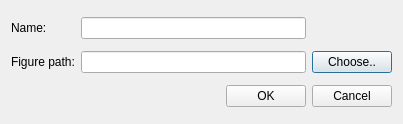
<?xml version="1.0" encoding="UTF-8"?>
<ui version="4.0">
 <class>addDialog</class>
 <widget class="QDialog" name="addDialog">
  <property name="geometry">
   <rect>
    <x>0</x>
    <y>0</y>
    <width>403</width>
    <height>124</height>
   </rect>
  </property>
  <property name="windowTitle">
   <string>Dialog</string>
  </property>
  <layout class="QGridLayout" name="gridLayout">
   <item row="0" column="0">
    <widget class="QLabel" name="label">
     <property name="text">
      <string>Name:</string>
     </property>
    </widget>
   </item>
   <item row="0" column="1" colspan="2">
    <widget class="QLineEdit" name="NameEdit"/>
   </item>
   <item row="1" column="0">
    <widget class="QLabel" name="label_2">
     <property name="text">
      <string>Figure path:</string>
     </property>
    </widget>
   </item>
   <item row="1" column="1" colspan="2">
    <widget class="QLineEdit" name="PathEdit"/>
   </item>
   <item row="1" column="3">
    <widget class="QPushButton" name="ChooseFile">
     <property name="text">
      <string>Choose..</string>
     </property>
    </widget>
   </item>
   <item row="2" column="1">
    <spacer name="horizontalSpacer">
     <property name="orientation">
      <enum>Qt::Horizontal</enum>
     </property>
     <property name="sizeHint" stdset="0">
      <size>
       <width>118</width>
       <height>20</height>
      </size>
     </property>
    </spacer>
   </item>
   <item row="2" column="2">
    <widget class="QPushButton" name="OK">
     <property name="text">
      <string>OK</string>
     </property>
    </widget>
   </item>
   <item row="2" column="3">
    <widget class="QPushButton" name="Cancel">
     <property name="text">
      <string>Cancel</string>
     </property>
    </widget>
   </item>
  </layout>
 </widget>
 <resources/>
 <connections>
  <connection>
   <sender>Cancel</sender>
   <signal>clicked()</signal>
   <receiver>addDialog</receiver>
   <slot>close()</slot>
   <hints>
    <hint type="sourcelabel">
     <x>351</x>
     <y>97</y>
    </hint>
    <hint type="destinationlabel">
     <x>201</x>
     <y>61</y>
    </hint>
   </hints>
  </connection>
 </connections>
</ui>
